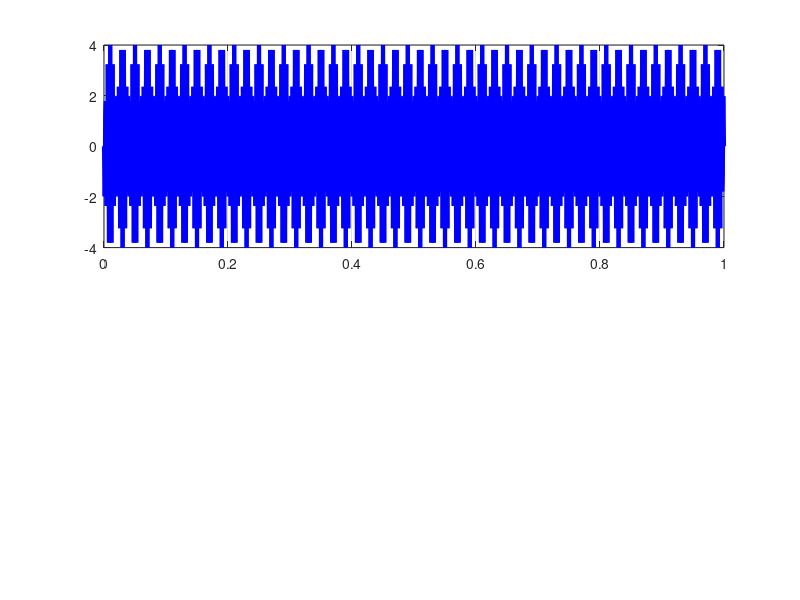

This chart was generated by the following MATLAB code:
#Ej 14.5
clear all;
clc


#x(t) => se la representa como xn=x(t)*n/fs con fs = 2*fmax 
#xn=sin(450*pi*n/fs)+3*sin(1450*pi*n/fs)
#x(t)=sin(450*pi*t)+3*sin(1450*pi*t)  Ts=1/fs >> Ts=(0:n)./fs
#xn=sin(450*pi*Ts)+3*sin(1450*pi*Ts)

#x(t)=sin(450*pi*t)+3*sin(1450*pi*t)

t=0:0.001:1;
xt=sin(450*pi*t)+3*sin(1450*pi*t);
subplot(2,1,1), plot(t,xt,'b','LineWidth',3)
grid on
